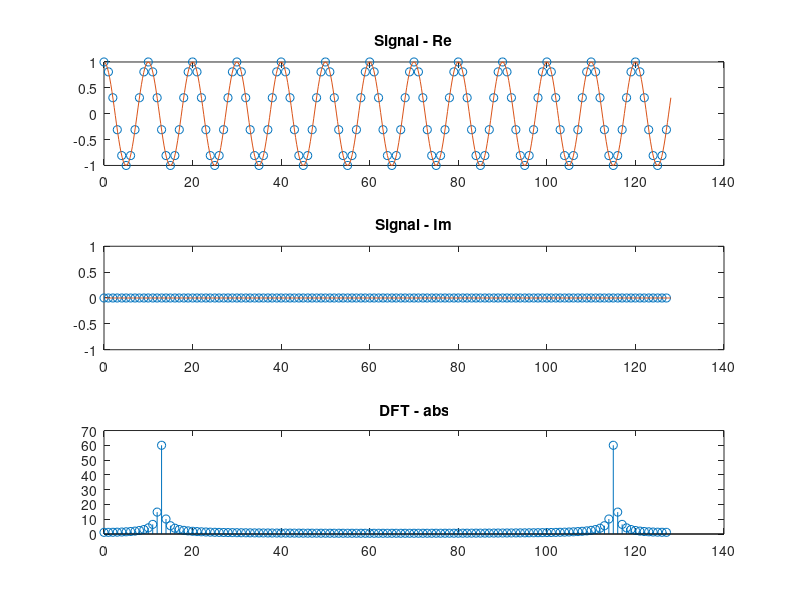

MATLAB code for this plot:
%Pratap Luitel
%Engs 92
%HW-2, Problem 3)d
%Reference: worked on code originally provided by Markus Testorf on 2011-09-16

N = 128;        % length of signal vector
n = 0:(N-1);    % vector index
v = 10;         % frequency of the sinusoidal signal
vS = 100;       % sampling frequency
Nc = 500;       % number of samples for continuous signal approximation

theta = 2*pi*v/vS;                  % digital frequency
f = cos(theta * n);                 % sampling the discrete vector elements
fc = cos(N*theta*(1:Nc)/Nc);        % much finer sampling to approximate the continuous signal 
F = fft(f);                         % computing the DFT

% ploting the result
subplot(3,1,1), plot (n, real(f), 'o', N*(1:Nc)./Nc, real(fc),'-');
title('Signal - Re')
subplot(3,1,2), plot (n, imag(f), 'o', N*(1:Nc)./Nc, imag(fc),'-');
title('Signal - Im')
subplot(3,1,3), stem (n, abs(F));
title('DFT - abs')


